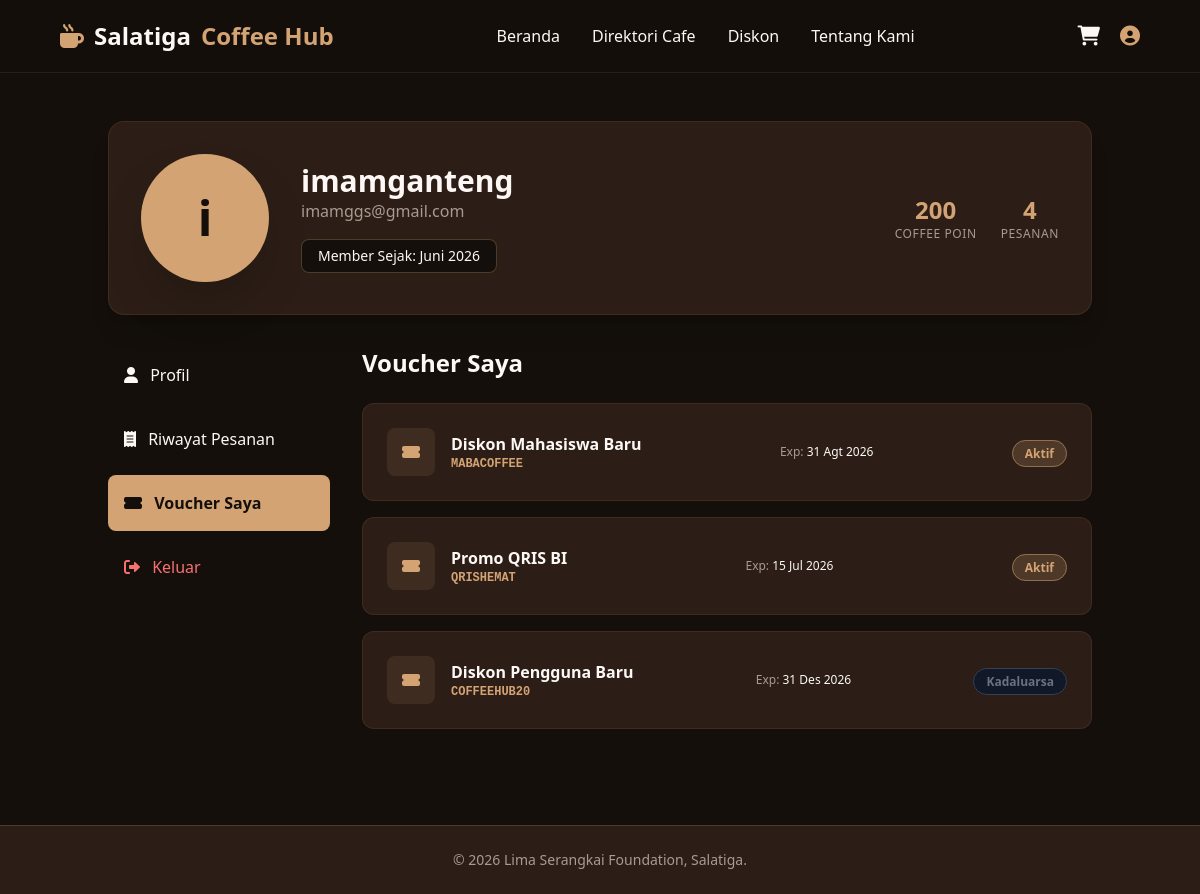
The page /voucher_saya.php (signed in) on the database its author committed.
### tables this page shows
CREATE TABLE `users` (
  `id` int(11) NOT NULL AUTO_INCREMENT,
  `nama` varchar(100) DEFAULT NULL,
  `email` varchar(100) DEFAULT NULL,
  `password` varchar(255) DEFAULT NULL,
  `role` varchar(10) DEFAULT 'user',
  `cafe_id` int(11) DEFAULT NULL,
  `poin` int(11) DEFAULT 0,
  `pesanan_selesai` int(11) DEFAULT 0,
  `member_sejak` varchar(50) DEFAULT 'Juni 2026',
  `alamat` text DEFAULT NULL,
  PRIMARY KEY (`id`),
  UNIQUE KEY `email` (`email`)
);

### voucher_saya.php (the view, shortened to what this page needs)
<?php
include 'koneksi.php';
$id = $_SESSION['user_id'];
$query = mysqli_query($conn, "SELECT * FROM users WHERE id = '$id'");
$user = mysqli_fetch_assoc($query);
$user['poin'] = $user['poin'] ?? 0;
$user['pesanan_selesai'] = $user['pesanan_selesai'] ?? 0;
$user['member_sejak'] = $user['member_sejak'] ?? 'Juni 2026';
$voucher_saya = [
    ["judul" => "Diskon Mahasiswa Baru", "kode" => "MABACOFFEE", "exp" => "31 Agt 2026", "status" => "Aktif"],
    ["judul" => "Promo QRIS BI", "kode" => "QRISHEMAT", "exp" => "15 Jul 2026", "status" => "Aktif"],
    ["judul" => "Diskon Pengguna Baru", "kode" => "COFFEEHUB20", "exp" => "31 Des 2026", "status" => "Kadaluarsa"]
];
?>
<!DOCTYPE html>
<html lang="id">
<head>
    <script src="https://cdn.tailwindcss.com"></script>
    <link href="https://cdnjs.cloudflare.com/ajax/libs/font-awesome/6.0.0/css/all.min.css" rel="stylesheet">
</head>
<body class="bg-bg60 text-textLight min-h-screen flex flex-col">
    <header class="sticky top-0 z-50 flex justify-between items-center px-[5%] py-5 bg-bg60/95 backdrop-blur-sm border-b border-bg30">
        <div class="text-2xl font-bold text-textLight flex items-center gap-2.5">
            <i class="fas fa-mug-hot text-accent10"></i> Salatiga <span class="text-accent10">Coffee Hub</span>
        </div>
        <nav class="hidden md:block">
            <ul class="flex list-none gap-8">
                <li><a href="home.php" class="text-textLight hover:text-accent10 transition-colors">Beranda</a></li>
                <li><a href="direktori_cafe.php" class="text-textLight hover:text-accent10 transition-colors">Direktori Cafe</a></li>
                <li><a href="diskon.php" class="text-textLight hover:text-accent10 transition-colors">Diskon</a></li>
                <li><a href="tentang_kami.php" class="text-textLight hover:text-accent10 transition-colors">Tentang Kami</a></li>
            </ul>
        </nav>
        <div class="flex items-center gap-5 text-xl">
            <a href="keranjang.php" class="relative group flex items-center"><i class="fas fa-shopping-cart"></i></a>
            <a href="profil.php" class="text-accent10 flex items-center"><i class="fas fa-user-circle"></i></a>
        </div>
    </header>
    <main class="max-w-5xl mx-auto px-5 py-12 w-full flex-1">
        <div class="bg-bg30 rounded-2xl p-8 mb-8 flex flex-col md:flex-row items-center gap-8 shadow-xl border border-accent10/10">
            <div class="w-32 h-32 bg-accent10 rounded-full flex items-center justify-center text-bg60 text-5xl font-bold shadow-2xl">
                <?= substr($user['nama'], 0, 1) ?>
            </div>
            <div class="text-center md:text-left flex-1">
                <h1 class="text-3xl font-bold"><?= $user['nama'] ?></h1>
                <p class="text-textMuted mb-4"><?= $user['email'] ?></p>
                <div class="flex gap-4 justify-center md:justify-start">
                    <span class="bg-bg60 px-4 py-1.5 rounded-lg border border-accent10/30 text-sm">Member Sejak: <?= $user['member_sejak'] ?></span>
                </div>
            </div>
            <div class="flex gap-6 text-center">
                <div>
                    <div class="text-2xl font-bold text-accent10"><?= $user['poin'] ?></div>
                    <div class="text-xs text-textMuted uppercase tracking-wider">Coffee Poin</div>
                </div>
                <div>
                    <div class="text-2xl font-bold text-accent10"><?= $user['pesanan_selesai'] ?></div>
                    <div class="text-xs text-textMuted uppercase tracking-wider">Pesanan</div>
                </div>
            </div>
        </div>
        <div class="grid grid-cols-1 md:grid-cols-4 gap-8">
            <div class="md:col-span-1 space-y-2">
                <a href="profil.php" class="w-full text-left p-4 hover:bg-bg30 rounded-lg transition-colors block">
                    <i class="fas fa-user mr-2"></i> Profil
                </a>
                <a href="riwayat_pesanan.php" class="w-full text-left p-4 hover:bg-bg30 rounded-lg transition-colors block">
                    <i class="fas fa-receipt mr-2"></i> Riwayat Pesanan
                </a>
                <a href="voucher_saya.php" class="w-full text-left p-4 bg-accent10 text-bg60 font-bold rounded-lg block">
                    <i class="fas fa-ticket-alt mr-2"></i> Voucher Saya
                </a>
                <a href="logout.php" class="w-full text-left p-4 hover:bg-bg30 rounded-lg transition-colors text-red-400 block">
                    <i class="fas fa-sign-out-alt mr-2"></i> Keluar
                </a>
            </div>
            <div class="md:col-span-3 space-y-4">
                <h2 class="text-2xl font-bold mb-6">Voucher Saya</h2>
                <?php foreach($voucher_saya as $v): ?>
                <div class="bg-bg30 p-6 rounded-xl border border-accent10/10 flex flex-col md:flex-row justify-between items-center gap-4 hover:border-accent10/30 transition-all">
                    <div class="flex items-center gap-4 w-full md:w-auto">
                        <div class="w-12 h-12 bg-accent10/10 rounded-lg flex items-center justify-center text-accent10">
                            <i class="fas fa-ticket-alt"></i>
                        </div>
                        <div>
                            <div class="font-bold"><?= $v['judul'] ?></div>
                            <div class="text-xs text-accent10 font-mono font-bold uppercase"><?= $v['kode'] ?></div>
                        </div>
                    </div>
                    <div class="text-xs text-textMuted w-full md:w-auto text-center">
                        Exp: <span class="text-textLight"><?= $v['exp'] ?></span>
                    </div>
                    <div>
                        <?php if($v['status'] == 'Aktif'): ?>
                            <span class="px-3 py-1 bg-accent10/20 text-accent10 text-xs font-bold rounded-full border border-accent10/50">Aktif</span>
                        <?php else: ?>
                            <span class="px-3 py-1 bg-gray-900 text-gray-500 text-xs font-bold rounded-full border border-gray-700">Kadaluarsa</span>
                        <?php endif; ?>
                    </div>
                </div>
                <?php endforeach; ?>
            </div>
        </div>
    </main>
    <footer class="bg-bg30 text-textLight px-[5%] py-6 mt-12 text-center text-sm text-textMuted border-t border-accent10/20">
        &copy; 2026 Lima Serangkai Foundation, Salatiga.
    </footer>
</body>
</html>

### rows shown on the page
users: nama "i", nama "imamganteng", email "imamggs@gmail.com", member_sejak "Juni 2026", poin "200", pesanan_selesai "4"

### other values the page prints
$v['judul'] "Diskon Mahasiswa Baru"
$v['kode'] "MABACOFFEE"
$v['exp'] "31 Agt 2026"
$v['judul'] "Promo QRIS BI"
$v['kode'] "QRISHEMAT"
$v['exp'] "15 Jul 2026"
$v['judul'] "Diskon Pengguna Baru"
$v['kode'] "COFFEEHUB20"
$v['exp'] "31 Des 2026"
